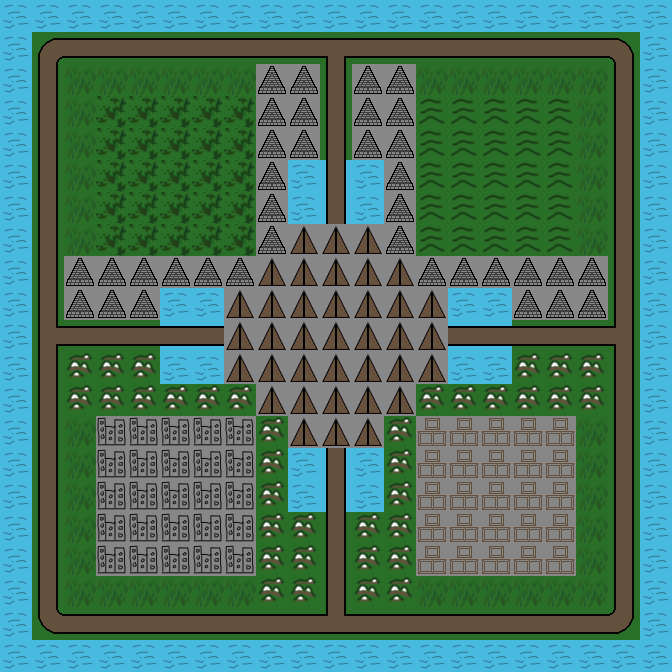

A 2D game scene composited from a Tiled map and its tileset images. What follows is a short description and the map's XML, with each tile layer's data collapsed to a summary:
An orthogonal 21x21 tile map with 32x32 px tiles, 1 tile layer (Tile Layer 1), 2 tilesets.

<map version="1.0" orientation="orthogonal" renderorder="right-down" width="21" height="21" tilewidth="32" tileheight="32" nextobjectid="1">
 <tileset firstgid="1" name="Sprites" tilewidth="32" tileheight="32" tilecount="23" columns="0">
  <tile id="0">
   <image width="32" height="32" source="../Tiles/Bridge.png" />
  </tile>
  <tile id="1">
   <image width="32" height="32" source="../Tiles/City.png" />
  </tile>
  <tile id="2">
   <image width="32" height="32" source="../Tiles/Forest.png" />
  </tile>
  <tile id="3">
   <image width="32" height="32" source="../Tiles/Grass.png" />
  </tile>
  <tile id="4">
   <image width="32" height="32" source="../Tiles/Hills.png" />
  </tile>
  <tile id="5">
   <image width="32" height="32" source="../Tiles/Mountains.png" />
  </tile>
  <tile id="6">
   <image width="32" height="32" source="../Tiles/Road.png" />
  </tile>
  <tile id="7">
   <image width="32" height="32" source="../Tiles/Water.png" />
  </tile>
  <tile id="8">
   <image width="32" height="32" source="../Tiles/Resources.png" />
  </tile>
  <tile id="9">
   <image width="32" height="32" source="../Tiles/Camp.png" />
  </tile>
  <tile id="10">
   <image width="32" height="32" source="../Tiles/Temple.png" />
  </tile>
  <tile id="11">
   <image width="32" height="32" source="../Tiles/Bridge-Elbow.png" />
  </tile>
  <tile id="12">
   <image width="32" height="32" source="../Tiles/Bridge-T.png" />
  </tile>
  <tile id="13">
   <image width="32" height="32" source="../Tiles/Road-Elbow.png" />
  </tile>
  <tile id="14">
   <image width="32" height="32" source="../Tiles/Road-T.png" />
  </tile>
  <tile id="17">
   <properties>
    <property name="rotationY" value="90" />
    <property name="tile" value="6" />
   </properties>
   <image width="32" height="32" source="../Tiles/Road90.png" />
  </tile>
  <tile id="18">
   <properties>
    <property name="rotationY" value="-90" />
    <property name="tile" value="13" />
   </properties>
   <image width="32" height="32" source="../Tiles/Road-Elbow-90.png" />
  </tile>
  <tile id="19">
   <properties>
    <property name="rotationY" value="90" />
    <property name="tile" value="13" />
   </properties>
   <image width="32" height="32" source="../Tiles/Road-Elbow90.png" />
  </tile>
  <tile id="20">
   <properties>
    <property name="rotationY" value="180" />
    <property name="tile" value="13" />
   </properties>
   <image width="32" height="32" source="../Tiles/Road-Elbow180.png" />
  </tile>
  <tile id="21">
   <properties>
    <property name="rotationY" value="-90" />
    <property name="tile" value="14" />
   </properties>
   <image width="32" height="32" source="../Tiles/Road-T-90.png" />
  </tile>
  <tile id="22">
   <properties>
    <property name="rotationY" value="90" />
    <property name="tile" value="14" />
   </properties>
   <image width="32" height="32" source="../Tiles/Road-T90.png" />
  </tile>
  <tile id="23">
   <properties>
    <property name="rotationY" value="180" />
    <property name="tile" value="14" />
   </properties>
   <image width="32" height="32" source="../Tiles/Road-T180.png" />
  </tile>
  <tile id="24">
   <properties>
    <property name="rotationY" value="90" />
    <property name="tile" value="0" />
   </properties>
   <image width="32" height="32" source="../Tiles/Bridge90.png" />
  </tile>
 </tileset>
 <tileset firstgid="26" name="Road-90" tilewidth="1" tileheight="1" tilecount="0" columns="0" />
 <layer name="Tile Layer 1" width="21" height="21">
  <data>[441 cells, 441 non-empty, 21 distinct tile ids]</data>
 </layer>
</map>